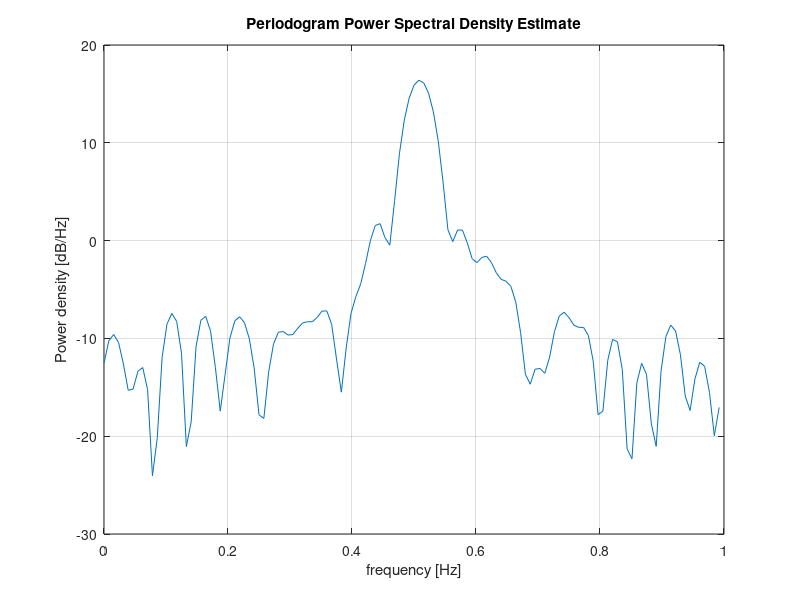

The MATLAB source for this figure: (Note: this script raises an error after producing the figure.)
n = 0:23;
rng default
x = exp(1j*2*pi*0.5*n)+exp(1j*2*pi*0.52*n)+ ...
    0.2/sqrt(2)*(randn(size(n))+1j*randn(size(n)));

periodogram(x,rectwin(length(x)),128,1);

[X,R] = corrmtx(x,14,'mod');
[S,F] = pmusic(R,2,[],1,'corr');
plot(F,S,'linewidth',2); set(gca,'xlim',[0.46 0.60]);
grid on; xlabel('Hz'); ylabel('Pseudospectrum');
